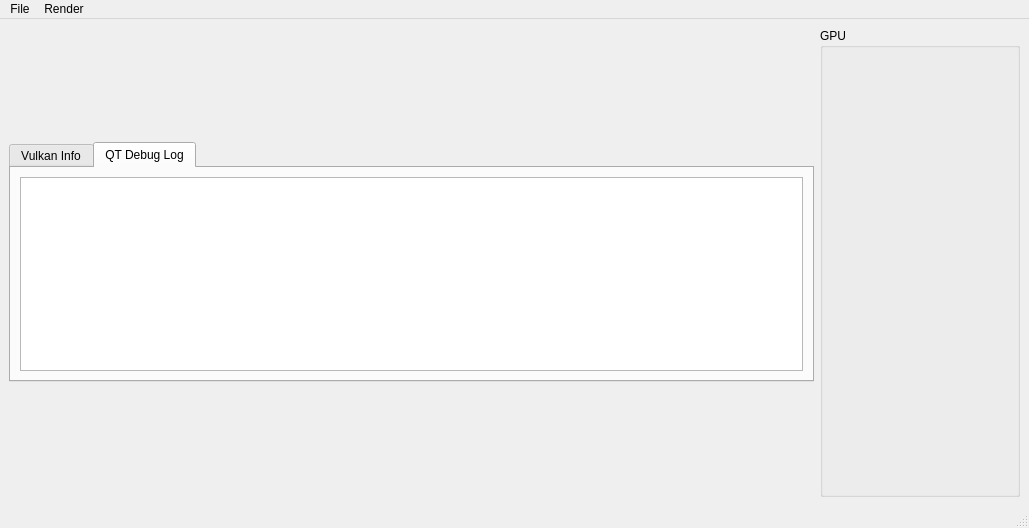
<?xml version="1.0" encoding="UTF-8"?>
<ui version="4.0">
 <class>MainWindow</class>
 <widget class="QMainWindow" name="MainWindow">
  <property name="geometry">
   <rect>
    <x>0</x>
    <y>0</y>
    <width>1029</width>
    <height>528</height>
   </rect>
  </property>
  <property name="windowTitle">
   <string>PPVR</string>
  </property>
  <widget class="QWidget" name="centralwidget">
   <layout class="QHBoxLayout" name="horizontalLayout">
    <item>
     <layout class="QVBoxLayout" name="verticalLayout">
      <item>
       <layout class="QGridLayout" name="vlLayout"/>
      </item>
      <item>
       <widget class="QTabWidget" name="tabWidget">
        <property name="sizePolicy">
         <sizepolicy hsizetype="Expanding" vsizetype="Fixed">
          <horstretch>0</horstretch>
          <verstretch>0</verstretch>
         </sizepolicy>
        </property>
        <property name="minimumSize">
         <size>
          <width>0</width>
          <height>100</height>
         </size>
        </property>
        <property name="baseSize">
         <size>
          <width>0</width>
          <height>0</height>
         </size>
        </property>
        <property name="currentIndex">
         <number>1</number>
        </property>
        <widget class="QWidget" name="tab_5">
         <attribute name="title">
          <string>Vulkan Info</string>
         </attribute>
         <layout class="QHBoxLayout" name="horizontalLayout_2">
          <item>
           <widget class="QPlainTextEdit" name="infoPlainTextEdit"/>
          </item>
         </layout>
        </widget>
        <widget class="QWidget" name="tab_6">
         <attribute name="title">
          <string>QT Debug Log</string>
         </attribute>
         <layout class="QHBoxLayout" name="horizontalLayout_3">
          <item>
           <widget class="QPlainTextEdit" name="logPlainTextEdit">
            <property name="readOnly">
             <bool>true</bool>
            </property>
           </widget>
          </item>
         </layout>
        </widget>
       </widget>
      </item>
     </layout>
    </item>
    <item>
     <widget class="QGroupBox" name="groupBox">
      <property name="enabled">
       <bool>true</bool>
      </property>
      <property name="sizePolicy">
       <sizepolicy hsizetype="Fixed" vsizetype="Preferred">
        <horstretch>0</horstretch>
        <verstretch>0</verstretch>
       </sizepolicy>
      </property>
      <property name="minimumSize">
       <size>
        <width>200</width>
        <height>0</height>
       </size>
      </property>
      <property name="title">
       <string>GPU</string>
      </property>
     </widget>
    </item>
   </layout>
  </widget>
  <widget class="QMenuBar" name="menubar">
   <property name="geometry">
    <rect>
     <x>0</x>
     <y>0</y>
     <width>1029</width>
     <height>22</height>
    </rect>
   </property>
   <widget class="QMenu" name="menuFile">
    <property name="title">
     <string>File</string>
    </property>
    <addaction name="actionOpen"/>
    <addaction name="actionGrab_Frame"/>
   </widget>
   <widget class="QMenu" name="menuRender">
    <property name="title">
     <string>Render</string>
    </property>
    <addaction name="actionRenderEncrypted"/>
   </widget>
   <addaction name="menuFile"/>
   <addaction name="menuRender"/>
  </widget>
  <widget class="QStatusBar" name="statusbar"/>
  <action name="actionOpen">
   <property name="text">
    <string>Open...</string>
   </property>
  </action>
  <action name="actionGrab_Frame">
   <property name="text">
    <string>Grab Frame ...</string>
   </property>
  </action>
  <action name="actionRenderEncrypted">
   <property name="checkable">
    <bool>false</bool>
   </property>
   <property name="text">
    <string>Render Encrypted</string>
   </property>
  </action>
 </widget>
 <resources/>
 <connections/>
</ui>
